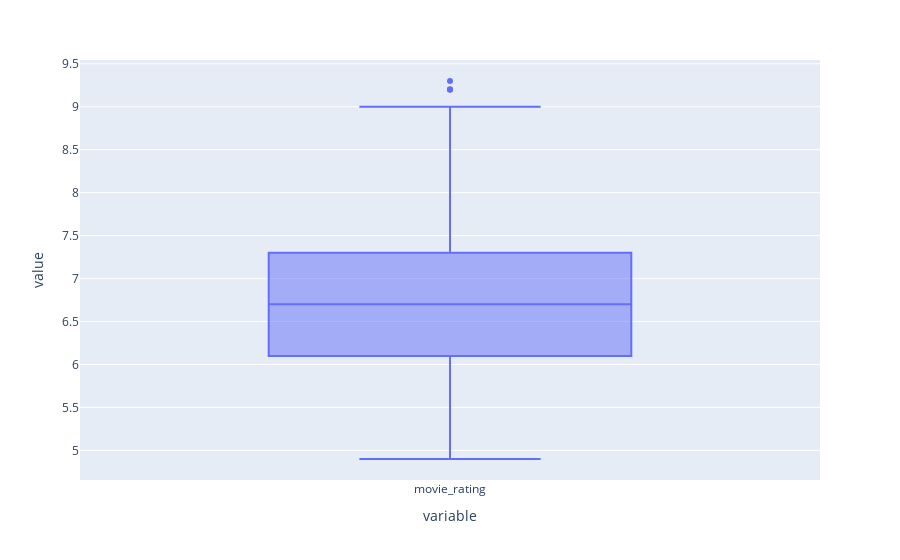

Write notebook code for a chart like this one.
### Code cell
fig = px.box(df['movie_rating'])
fig.show()

### Figure 1 — Plotly figure (JSON) as saved in the notebook; plotly's stock layout.template omitted (floating-point values rounded to 4 significant figures; data arrays with more than 128 entries replaced by an {"elided": "..."} marker saying what was removed)
{"data": [{"alignmentgroup": "True", "hovertemplate": "variable=%{x}<br>value=%{y}<extra></extra>", "legendgroup": "", "marker": {"color": "#636efa"}, "name": "", "notched": false, "offsetgroup": "", "orientation": "v", "showlegend": false, "type": "box", "x": {"elided": "10000 str values"}, "x0": " ", "xaxis": "x", "y": {"elided": "10000 float values"}, "y0": " ", "yaxis": "y"}], "layout": {"boxmode": "group", "legend": {"tracegroupgap": 0}, "margin": {"t": 60}, "xaxis": {"anchor": "y", "domain": [0, 1], "title": {"text": "variable"}}, "yaxis": {"anchor": "x", "domain": [0, 1], "title": {"text": "value"}}}}
